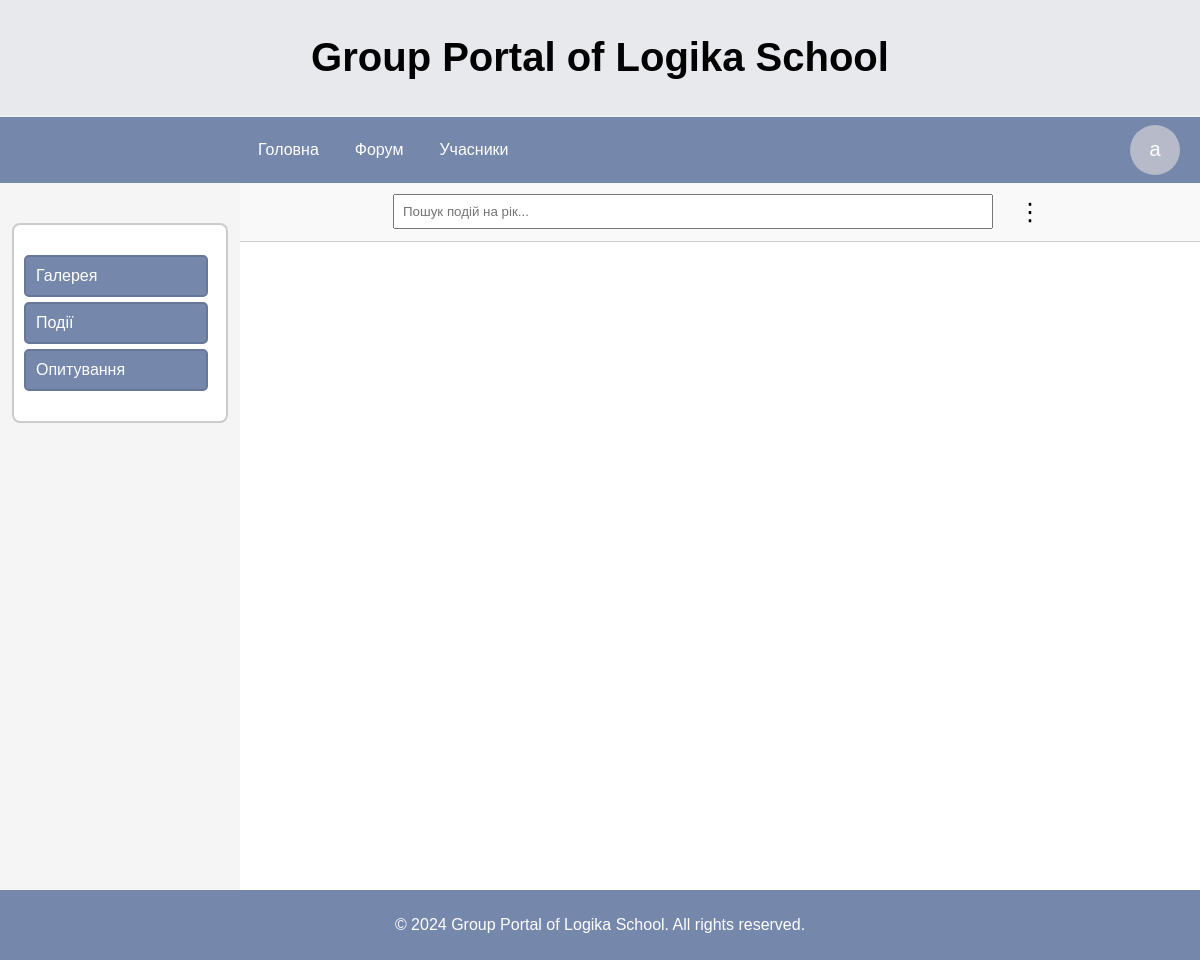
Before: /events/ (signed in) with the older database file.
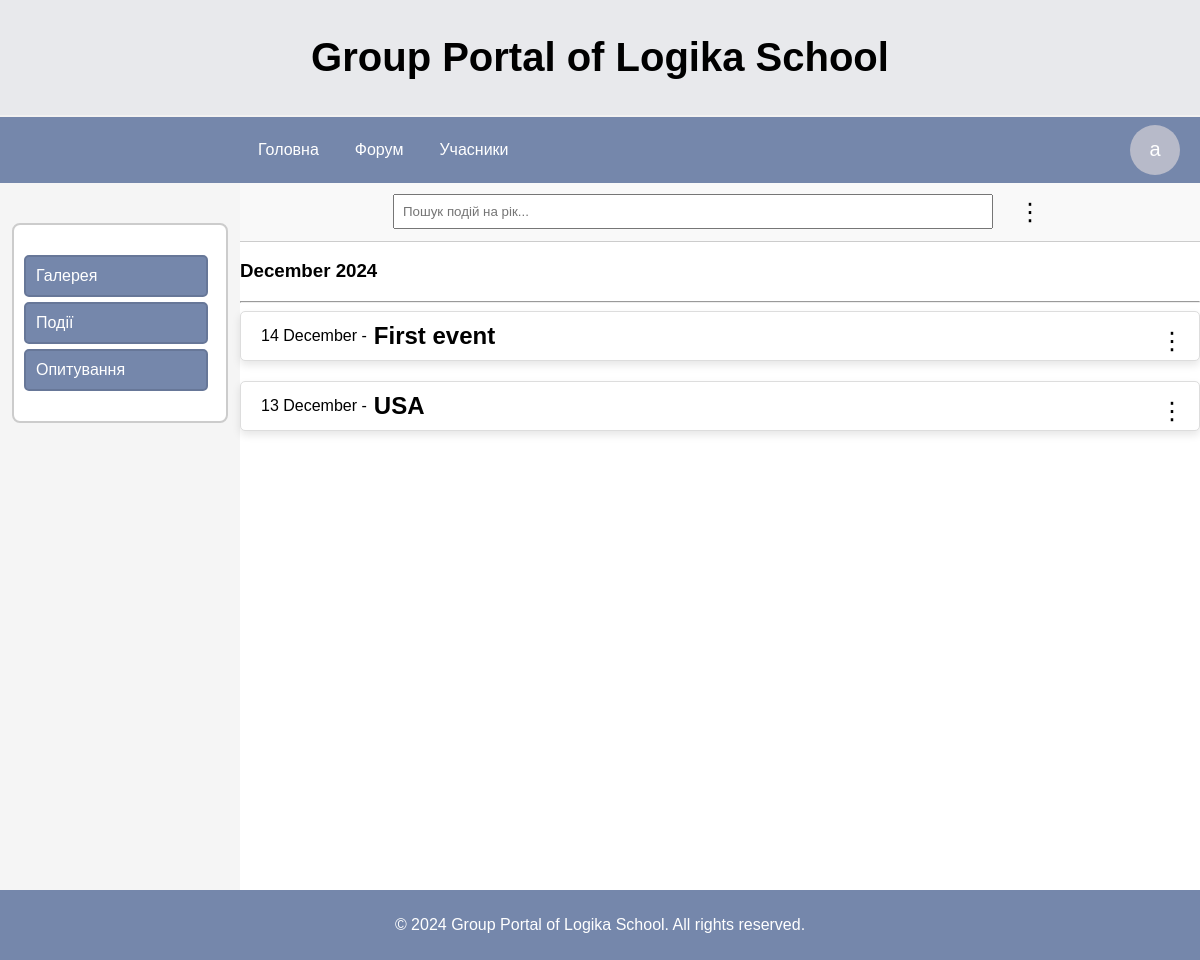
After: the same page with the newer database file.
### portal/models.py (models this page shows, shortened)
class Event(models.Model):
    title = models.CharField(max_length=255)
    content = models.TextField()
    date = models.DateField()

### portal/views.py (the view)
# urls.py: path('events/', views.EventListView.as_view(), name='event_list'),
class EventListView(LoginRequiredMixin,ListView):
    model = Event
    template_name = 'portal/events_page.html'
    context_object_name = 'events'
    def get_queryset(self):
        search_query = self.request.GET.get('search', '').lower()
        if search_query:
            words = search_query.split()
            query = Q()
            for word in words:
                query |= Q(title__icontains=word) | Q(content__icontains=word)
            return Event.objects.filter(query).distinct().order_by('-date')
        return Event.objects.all().order_by('-date')
    def get_context_data(self, **kwargs):
        context = super().get_context_data(**kwargs)
        context['search'] = self.request.GET.get('search', '')
        events = context['events']
        events_sorted = events.order_by('-date')
        grouped_events = defaultdict(list)
        for event in events_sorted:
            month_year = event.date.strftime('%B %Y')  # Місяць і рік
            grouped_events[month_year].append(event)  # Додаємо подію в групу
        context['grouped_events'] = list(grouped_events.items())
        return context

### portal/context_processors.py (called while the page is built)
def profile_photo_context(request):
    profile_photo = None
    if request.user.is_authenticated:
        profile_photo = ProfilePhoto.objects.filter(user=request.user).first()
    return {'profile_photo': profile_photo}

### portal/templatetags/has_permission.py (called while the page is built, shortened)
@register.filter
def has_permission(current_user, target_user):
    if current_user.is_superuser:
        return True

### templates/portal/events_page.html (shortened to what this page needs)
{% extends 'base.html' %}
{% load static %}
{% load has_permission %}
{% block content %}
<link rel="stylesheet" href="{% static 'events.css' %}">
<aside class="sidebar" style="margin: 0;">
    <div class="sidebar-div">
        <nav class="sidebar-nav">
            <a href="{% url 'gallery' %}">Галерея</a>
            <a href="{% url 'event_list'%}">Події</a>
            <a href="">Опитування</a>
        </nav>
    </div>
</aside>
<div class="main-container">
    <div class="search-container">
        <form id="search-form" method="get" action="{% url 'event_list'%}">
            <input type="text" name="search" id="search-input" placeholder="Пошук подій на рік..." class="search-bar" value="{{ search }}" oninput="submitSearch()">
        </form>
        {% if request.user|has_permission:user %}
            <div class="admin-menu">
                <button class="admin-menu-btn">&#x22EE;</button>
            </div>
        {% endif %}
    </div>
    <div class="list-elements">
        {% for month_year, events_in_month in grouped_events %}
            <h3 class="month-heading">{{ month_year }}</h3>
            <hr>
            {% for event in events_in_month %}
                <div class="event">
                    {% if request.user|has_permission:user %}
                        <div class="edit-menu">
                            <button class="menu-btn">&#x22EE;</button>
                        </div>
                    {% endif %}
                    <a href="{% url 'event_detail' event.id%}" class="link-text">
                    <div class="event-text">{{ event.date|date:"d F" }} - <h2 class="event-title">{{ event.title|truncatechars:20 }}</h2></div>
                    </a>
                </div>
            {% endfor %}
        {% endfor %}
    </div>
</div>
{% endblock %}

Changed rows visible on the page:
added Event: month_year "December 2024", date "14 December", title "First event"
added Event: date "13 December", title "USA", shown under "December 2024"
